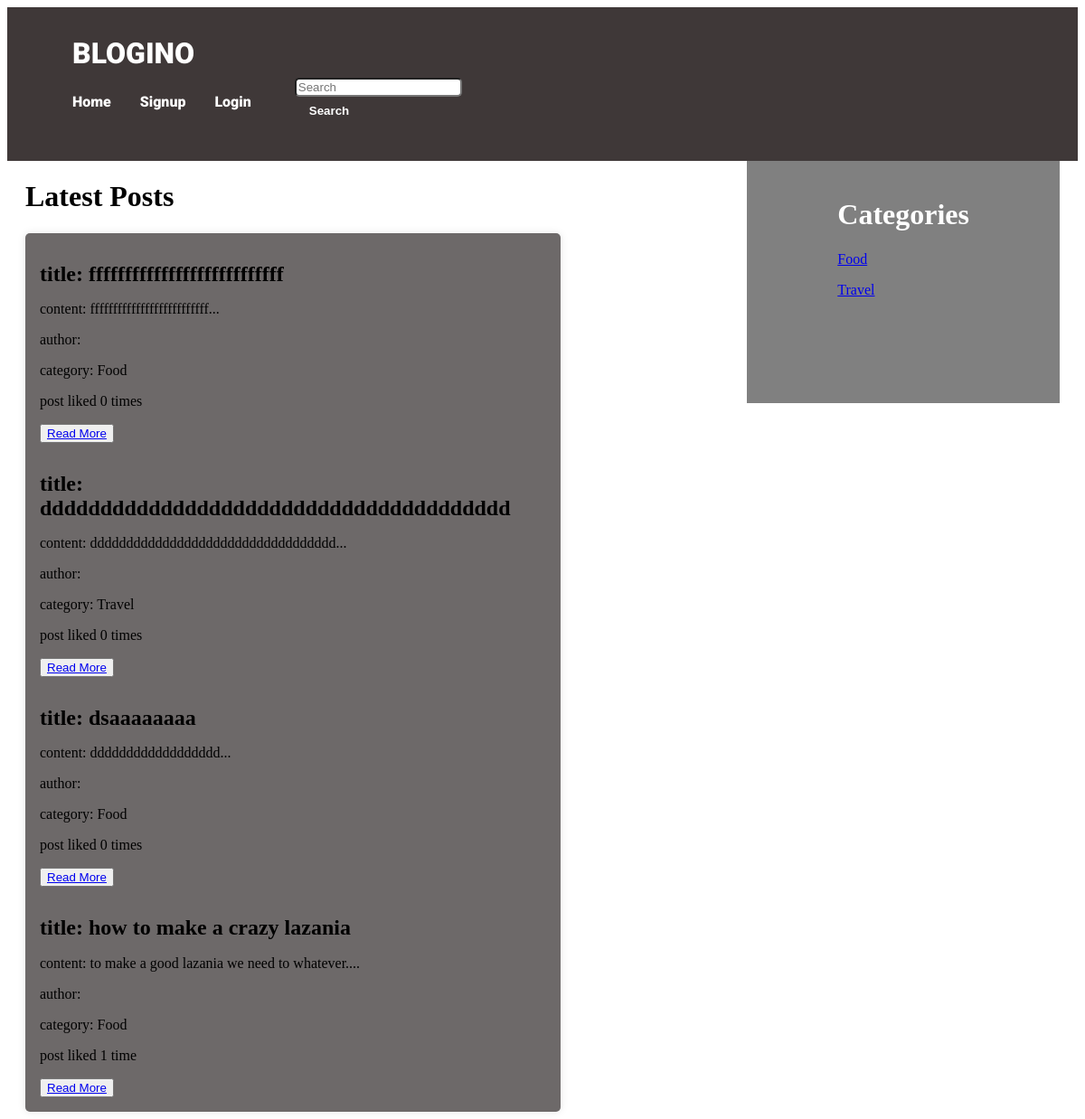
Before: / with the older database file.
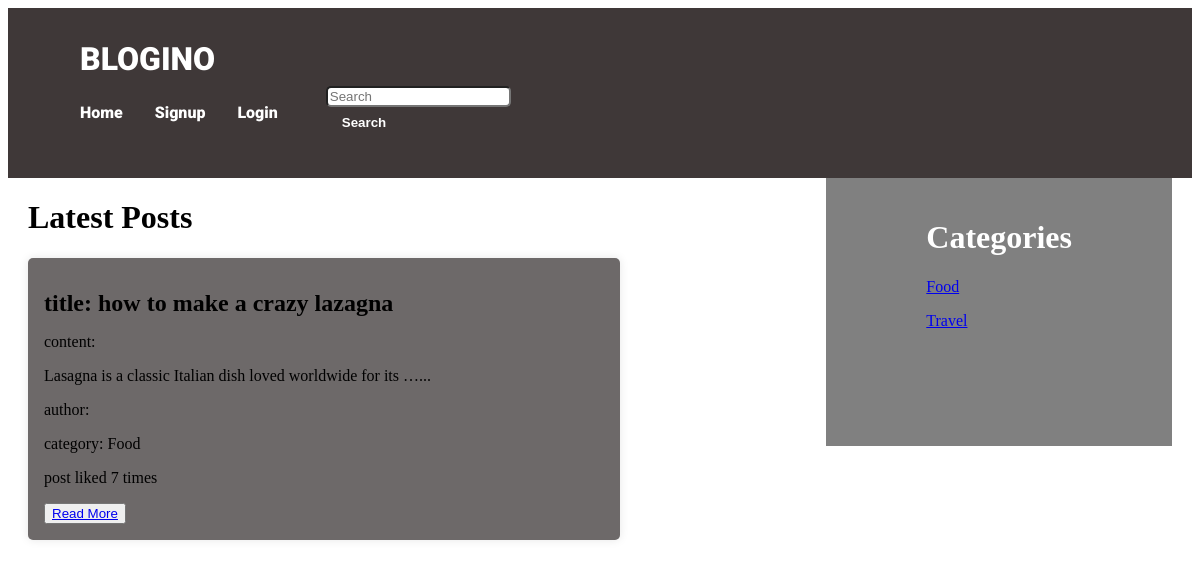
After: the same page with the newer database file.
### landing/models.py (models this page shows, shortened)
class Category(models.Model):
    name = models.CharField(max_length=100)
    def __str__(self):
        return self.name

class Post(models.Model):
    title = models.CharField(max_length=100)
    user = models.ForeignKey(User, on_delete=models.CASCADE)
    content = RichTextField(blank=True, null=True)
    likes = models.PositiveIntegerField(default=0)
    created_at = models.DateTimeField(auto_now_add=True)
    updated_at = models.DateTimeField(auto_now=True)
    category = models.ForeignKey(Category, on_delete=models.CASCADE)

### landing/views.py (the view)
# urls.py: path('', views.index, name='index'),
def index(request):
    categories = Category.objects.all()
    posts = Post.objects.order_by('-created_at')[:4]
    context = {
        'categories': categories,
        'posts': posts,
    }
    return render(request, 'landing/index.html', context)

### templates/landing/index.html (shortened to what this page needs)
{% load static %}
<!DOCTYPE html>
<html lang="en">
<head>
    <link rel="stylesheet" href="{% static 'landing/css/components/menu.css' %}">
    <link rel="stylesheet" href="{% static 'landing/css/components/sidebar.css' %}">
    <link rel="stylesheet" href="{% static 'landing/css/components/posts.css' %}">
</head>
<body>
    {% block menu %}
        {% include 'landing/components/menu.html' %}
    {% endblock %}
    {% block category %}
        {% include 'landing/components/sidebar.html' %}
    {% endblock %}
    {% block posts %}
        {% include 'landing/components/posts.html' %}
    {% endblock %}
</body>
</html>

### templates/landing/components/menu.html
{% block menu %}
    <div class="menu">
        <ul class="menu-list">
            <div class="left">
                <li class="logo">BLOGINO</li>
            </div>
            <div class="right">
                <li class="items">Home</li>
                <li class="items">Signup</li>
                <li class="items">Login</li>
                <div class="searching">
                    <input type="text" class="search" placeholder="Search">
                    <button class="search-button">Search</button>
                </div>
            </div>
        </ul>
    </div>
{% endblock %}

### templates/landing/components/sidebar.html
{% block sidebar %}
    <div class="sidebar">
        <h1 class="sidebar__title">Categories</h1>
        {% for category in categories %}
            <p> <a href="{% url 'landing:category' category.id %}"> {{ category.name }} </a></p>
        {% endfor %}
    </div>
{% endblock %}

### templates/landing/components/posts.html
{% block posts %}
    <div class="posts">
        <h1 class="posts__title">Latest Posts</h1>
        <div class="posts__container">
            {% for post in posts %}
                <div class="post">
                    <h1 class="post__title">title: {{ post.title }}</h1>
                    <p class="post__content">content: {{ post.content|truncatewords:10|safe }}...</p>
                    <p class="post__author">author: {{ post.author }}</p>
                    <p class="post__category">category: {{ post.category }}</p>
                    {% if post.likes == 1 %}
                        <p class="post__category">post liked 1 time</p>
                    {% else %}
                        <p class="post__category">post liked {{ post.likes }} times</p>
                    {% endif %}
                    <button class="post__button"><a href="{% url 'landing:post_detail' post.id %}"> Read More </a></button>
                </div>
            {% endfor %}
        </div>
    </div>
{% endblock %}

### static/landing/css/components/menu.css (style rules this page uses)
.menu { background-color: #3f3838 !important; color: white; display: flex; justify-content: space-between; align-items: center; padding: 1rem 2rem; font-family: "Roboto", serif; }
.left .logo { font-size: 2rem; font-weight: 900; color: white; text-decoration: none; }
.right { display: flex; flex-direction: row; gap: 2rem; font-weight: 900; align-items: center; }
li { list-style: none; }
.right .search { background-color: #ffffff; display: flex; align-items: center; border-radius: 5px; overflow: hidden; }
.right .searching { padding: 0.5rem 1rem; border: none; outline: none; font-size: 1rem; }
.right .search-button { background-color: #3f3838; border: none; color: white; font-weight: bolder; cursor: pointer; padding: 0.5rem 1rem; transition: all 0.3s ease-in-out; }

### static/landing/css/components/sidebar.css (style rules this page uses)
.sidebar { background-color: gray !important; color: white; float: right; margin-right: 20px; padding: 20px 100px 100px 100px; }

### static/landing/css/components/posts.css (style rules this page uses)
.posts { color: black; margin-left: 20px; width: 50%; }
.posts__container { display: flex; flex-direction: column; gap: 1rem; padding: 1rem; background-color: rgb(109, 105, 105); border-radius: 5px; box-shadow: 0 0 10px rgba(0, 0, 0, 0.1); }
.post .post__title { font-size: 1.5rem; font-weight: bold; width: auto; }

Changed rows visible on the page:
removed Post: title "fffffffffffffffffffffffffff", content "ffffffffffffffffffffffffff", category "Food", likes "0"
removed Post: title "ddddddddddddddddddddddddddddddddddddddd", content "dddddddddddddddddddddddddddddddddd", category "Travel", likes "0"
removed Post: title "dsaaaaaaaa", content "dddddddddddddddddd", category "Food", likes "0"
removed Post: title "how to make a crazy lazania", content "to make a good lazania we need to whatever.", category "Food", likes "post liked 1 time"
added Post: title "how to make a crazy lazagna", content "Lasagna is a classic Italian dish loved worldwide for its …", category "Food", likes "7"
